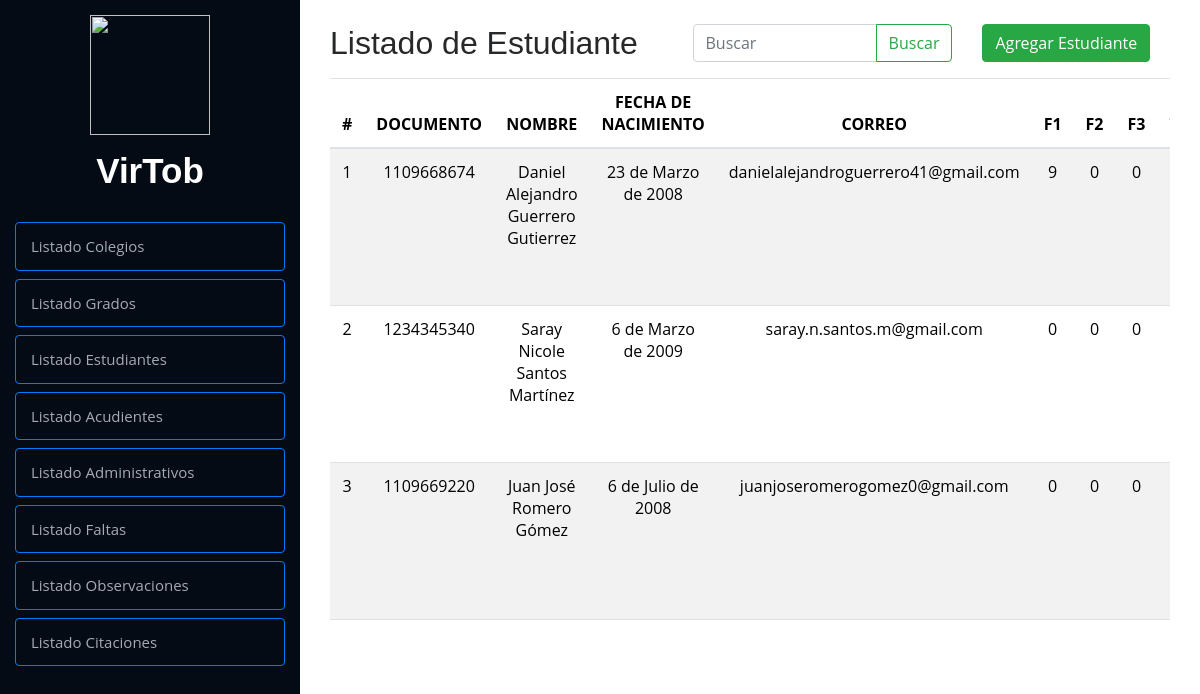
/crud/listaEstudiante/ (signed in), run on an earlier commit of the app's database.
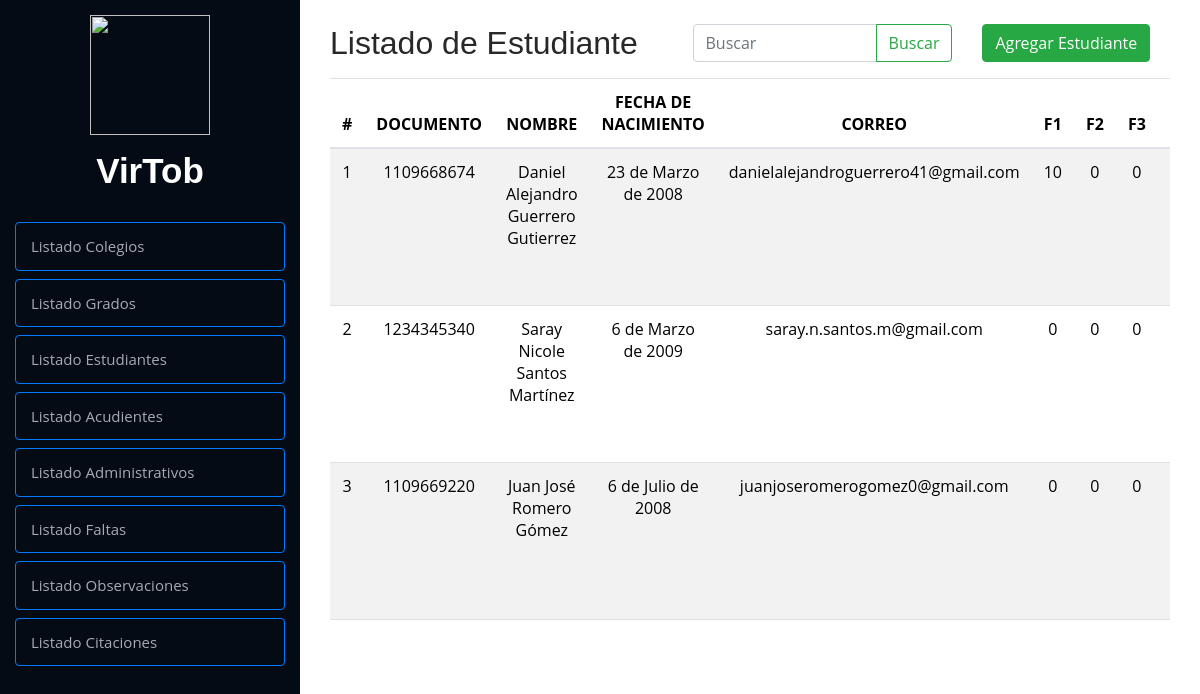
And on a later commit of the database.
### Modulos/Observador/models.py (models this page shows, shortened)
class Estudiante(models.Model):
    idEstudiante = models.AutoField(primary_key=True)
    tiposDocumentos = [
        ('T.I.', 'Tarjeta de Identidad'),
        ('C.C.', 'Cedula de Ciudadanía'),
        ('C.E.', 'Cedula de Extranjería')
    ]
    tipoDocumento = models.CharField(
        max_length=4, choices=tiposDocumentos, default='T.I.')
    documento = models.CharField(max_length=10, default=0)
    nombre = models.CharField(max_length=100)
    apellido = models.CharField(max_length=100)
    fechaNacimiento = models.DateField(null=True)
    correo = models.EmailField(max_length=100)
    contrasena = models.CharField(max_length=100)
    faltasTipo1 = models.IntegerField(default=0)
    faltasTipo2 = models.IntegerField(default=0)
    faltasTipo3 = models.IntegerField(default=0)
    totalFaltas = models.IntegerField(default=0)
    idColegio = models.ForeignKey(
        Colegio, on_delete=models.CASCADE, related_name="estudiantes", default=1)
    idGrado = models.ForeignKey(
        Grado, on_delete=models.CASCADE, null=True, blank=True, related_name="estudiante")
    imagen_perfil = models.ImageField(
        upload_to='perfiles/', blank=True, null=True)
    class Meta:
        verbose_name = 'Estudiante'

### Modulos/Observador/views.py (the view, shortened to what this page needs)
# urls.py: path('listaEstudiante/', listaEstudiante, name='listaEstudiante'),
def listaEstudiante(request):
    if not request.session.get('isLogged', False):
        return redirect('login')
    if request.session.get('userType', False) != "directivo":
        return redirect('home')
    query = request.GET.get("buscar", "")  # Obtener el valor del input
    estudiante = Estudiante.objects.all()
    return render(request, 'listas/estudiantes.html', {'estudiante': estudiante, "query": query})

### Modulos/Observador/models.py (called while the page is built)
    def __str__(self):
        return f"Nombre: {self.nombre} ({self.idColegio})"

    def __str__(self):
        return f"Grado: {self.grado} (Ciclo: {self.ciclo})"

### Modulos/Usuarios/context_processors.py (called while the page is built)
def session_variables(request):
    return {
        'isLogged': request.session.get('isLogged', None),
        'userId': request.session.get('userId', None),
        'userType': request.session.get('userType', None),
        'userNombre': request.session.get('userNombre', None)
    }

### Modulos/Observador/templates/listas/estudiantes.html (shortened to what this page needs)
{% extends "../index.html" %}
{% load static %}
        {% block contenido %}
        <div class="container py-4">
            <div class="row">
                <div class="col-md-12">
                    <div class="row">
                        <div class="col-5">
                            <h2>Listado de Estudiante</h2>
                        </div>
                        <div class="col-4">
                            <form class="d-flex" method="GET">
                                <div class="input-group">
                                    <input type="text" class="form-control" placeholder="Buscar" name="buscar"
                                        value="{{ query }}" aria-label="Search">
                                    <button class="btn btn-outline-success" type="submit">Buscar</button>
                                </div>
                            </form>
                        </div>
                        <div class="col-3">
                            <a href="{% url 'agregarEstudiante' %}" class="btn btn-success">Agregar Estudiante</a>
                        </div>
                    </div>
                    <div class="table-responsive">
                        <table class="table table-striped">
                            <thead>
                                <tr>
                                    <th>#</th>
                                    <th>DOCUMENTO</th>
                                    <th>NOMBRE</th>
                                    <th>FECHA DE NACIMIENTO</th>
                                    <th>CORREO</th>
                                    <th>F1</th>
                                    <th>F2</th>
                                    <th>F3</th>
                                    <th>TF</th>
                                </tr>
                            </thead>
                            <tbody>
                                {% if estudiante %}
                                {% for estudiante in estudiante %}
                                <tr>
                                    <td class="">{{ forloop.counter }}</td>
                                    <td class="">{{ estudiante.documento }}</td>
                                    <td class="">{{ estudiante.nombre }} {{ estudiante.apellido }}</td>
                                    <td class="">{{ estudiante.fechaNacimiento }}</td>
                                    <td class="">{{ estudiante.correo }}</td>
                                    <td class="">{{ estudiante.faltasTipo1 }}</td>
                                    <td class="">{{ estudiante.faltasTipo2 }}</td>
                                    <td class="">{{ estudiante.faltasTipo3 }}</td>
                                    <td class="">{{ estudiante.totalFaltas }}</td>
                                </tr>
                                {% endfor %}
                                {% else %}
                                <tr>
                                    <td colspan="11" class="text-center text-danger">⚠ No se encontraron resultados</td>
                                </tr>
                                {% endif %}
                            </tbody>
                        </table>
                    </div>
                </div>
            </div>
        </div>
        {% endblock %}

What changed in the data, as far as the page shows it:
changed Estudiante "Daniel Alejandro": faltasTipo1 "9" → "10"
